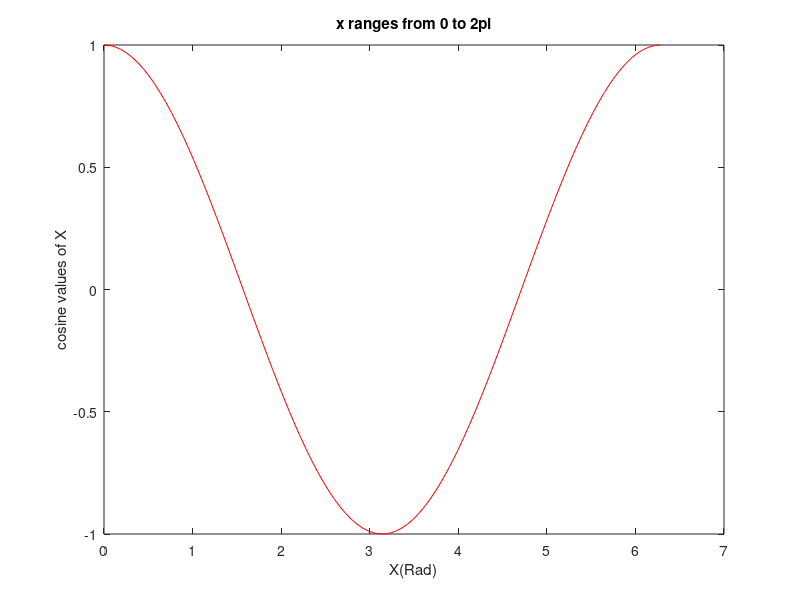

Write MATLAB code to recreate this figure.
clc;
clear;
clear all;

%Plot the function cos(x) between 0≤x≤2π

x=linspace(0,2*pi,100);
y=cos(x);
plot(x,y,"r")
xlabel("X(Rad)");
ylabel("cosine values of X");
title("x ranges from 0 to 2\pi");